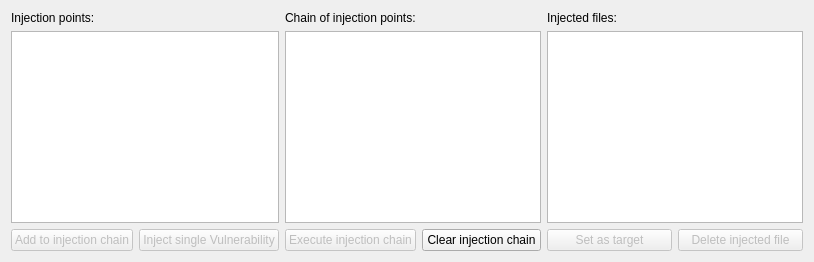
          <widget class="QWidget" name="tab_injections">
           <attribute name="title">
            <string>Injections</string>
           </attribute>
           <layout class="QVBoxLayout" name="verticalLayout_16">
            <item>
             <layout class="QHBoxLayout" name="horizontalLayout_17">
              <item>
               <layout class="QVBoxLayout" name="verticalLayout_13">
                <item>
                 <widget class="QLabel" name="lbl_injection_points">
                  <property name="text">
                   <string>Injection points:</string>
                  </property>
                 </widget>
                </item>
                <item>
                 <widget class="QListWidget" name="lst_injectionPoints">
                  <property name="iconSize">
                   <size>
                    <width>32</width>
                    <height>32</height>
                   </size>
                  </property>
                 </widget>
                </item>
                <item>
                 <layout class="QHBoxLayout" name="horizontalLayout_14">
                  <item>
                   <widget class="QPushButton" name="bt_addToInjectionChain">
                    <property name="enabled">
                     <bool>false</bool>
                    </property>
                    <property name="text">
                     <string>Add to injection chain</string>
                    </property>
                   </widget>
                  </item>
                  <item>
                   <widget class="QPushButton" name="bt_inject_vuln">
                    <property name="enabled">
                     <bool>false</bool>
                    </property>
                    <property name="text">
                     <string>Inject single Vulnerability</string>
                    </property>
                   </widget>
                  </item>
                 </layout>
                </item>
               </layout>
              </item>
              <item>
               <layout class="QVBoxLayout" name="verticalLayout_14">
                <item>
                 <widget class="QLabel" name="label_5">
                  <property name="text">
                   <string>Chain of injection points:</string>
                  </property>
                 </widget>
                </item>
                <item>
                 <widget class="QListWidget" name="lst_injectionsChain">
                  <property name="iconSize">
                   <size>
                    <width>32</width>
                    <height>32</height>
                   </size>
                  </property>
                 </widget>
                </item>
                <item>
                 <layout class="QHBoxLayout" name="horizontalLayout_15">
                  <item>
                   <widget class="QPushButton" name="bt_executeInjectionChain">
                    <property name="enabled">
                     <bool>false</bool>
                    </property>
                    <property name="text">
                     <string>Execute injection chain</string>
                    </property>
                   </widget>
                  </item>
                  <item>
                   <widget class="QPushButton" name="bt_clearInjectionChain">
                    <property name="text">
                     <string>Clear injection chain</string>
                    </property>
                   </widget>
                  </item>
                 </layout>
                </item>
               </layout>
              </item>
              <item>
               <layout class="QVBoxLayout" name="verticalLayout_15">
                <item>
                 <widget class="QLabel" name="label_8">
                  <property name="text">
                   <string>Injected files:</string>
                  </property>
                 </widget>
                </item>
                <item>
                 <widget class="QListWidget" name="lst_injectedFiles">
                  <property name="iconSize">
                   <size>
                    <width>32</width>
                    <height>32</height>
                   </size>
                  </property>
                 </widget>
                </item>
                <item>
                 <layout class="QHBoxLayout" name="horizontalLayout_16">
                  <item>
                   <widget class="QPushButton" name="bt_setInjectedFileAsTarget">
                    <property name="enabled">
                     <bool>false</bool>
                    </property>
                    <property name="text">
                     <string>Set as target</string>
                    </property>
                   </widget>
                  </item>
                  <item>
                   <widget class="QPushButton" name="bt_deleteInjectedFile">
                    <property name="enabled">
                     <bool>false</bool>
                    </property>
                    <property name="text">
                     <string>Delete injected file</string>
                    </property>
                   </widget>
                  </item>
                 </layout>
                </item>
               </layout>
              </item>
             </layout>
            </item>
           </layout>
          </widget>
